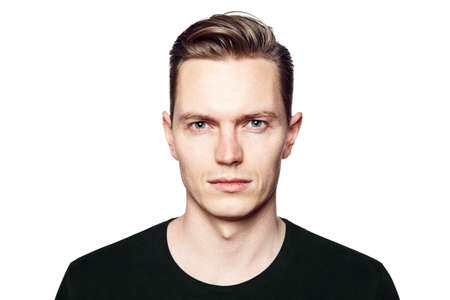
#> input picture Image_Processing_OpenCV/data/male0.jpg, 450 x 300 px
$ jupyter execute face_detection.ipynb   (shell and % lines are left out)
#> lines starting #> are read from the running program, lines starting #| are printed output that depends on the picture; after the words box and inside, x2 and y2 are one past the last pixel; in counts of white or black regions, pixels touching at a corner belong together
[cell 1]
import numpy as np
import cv2
import matplotlib.pyplot as plt

### read image

[cell 2]
img = cv2.imread("data/male0.jpg")
#> img is the input picture: shape (300, 450, 3); mean B, G, R 205.8, 209, 215.1

### Convert into GrayScale

[cell 3]
gray_pic = cv2.cvtColor(img, cv2.COLOR_BGR2GRAY)
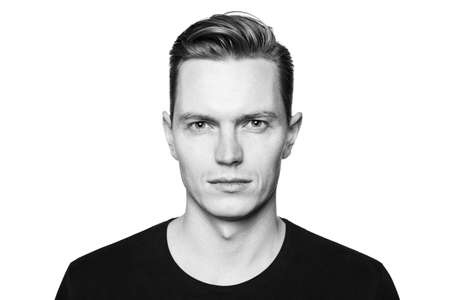
#> gray_pic: shape (300, 450); min 0, max 255, mean 210.4

### Applying haar_cascade Classifiers

[cell 4]
haar = cv2.CascadeClassifier("data/haarcascade_frontalface_default.xml")
faces = haar.detectMultiScale(gray_pic,1.3,5)
#> faces = [[152, 65, 151, 151]]

[cell 5]
faces
#> Out = [[152, 65, 151, 151]]

[cell 6]
cv2.rectangle(img,(152,65),(152+151, 65+151),(0,0,255),5)
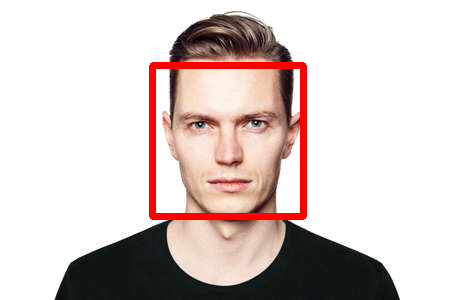
#> img: shape (300, 450, 3); 3.12% of pixels changed, all inside (x1, y1, x2, y2) = (149, 62, 307, 220)
plt.imshow(img)

[cell 7]
cv2.imshow("Face_Detect",img)
cv2.waitKey(0)
cv2.destroyAllWindows()

### Crop the Face

[cell 8]
crop_face = img[65:65+151, 152:152+151]
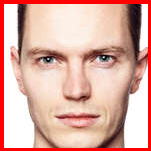
#> crop_face: shape (151, 151, 3); mean B, G, R 162, 173.3, 221.8
plt.imshow(crop_face)

$ run again, with Image_Processing_OpenCV/data/male000.jpg copied over Image_Processing_OpenCV/data/male0.jpg
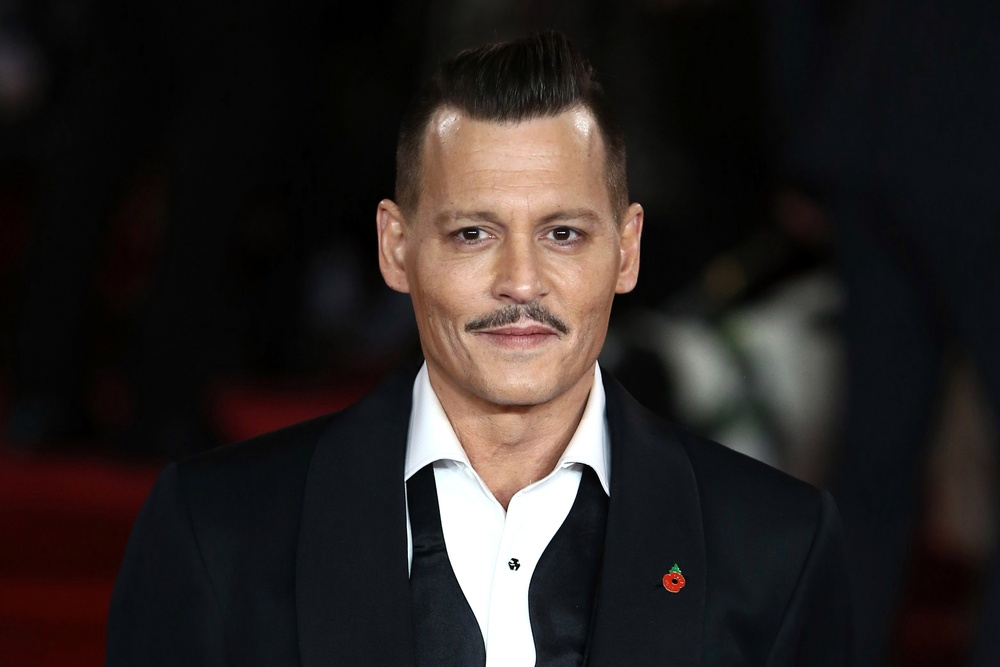
#> input picture Image_Processing_OpenCV/data/male000.jpg, 1000 x 667 px, shrunk from 3123 x 2082 before the run
#> img is the input picture: shape (667, 1000, 3); mean B, G, R 34.7, 36.1, 41.9
#> `gray_pic = cv2.cvtColor(img, cv2.COLOR_BGR2GRAY)`:
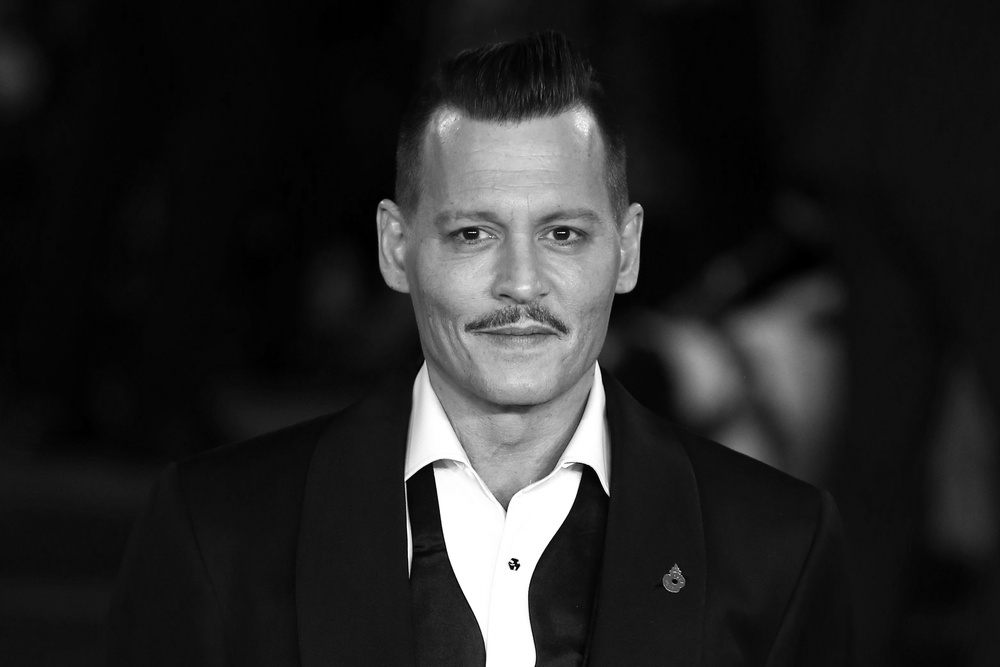
#> gray_pic: shape (667, 1000); min 0, max 255, mean 37.7
#> faces = [[386, 126, 274, 274]]
#> img: shape (667, 1000, 3); 0.63% of pixels changed, all inside (x1, y1, x2, y2) = (149, 62, 307, 220)
#> `crop_face = img[65:65+151, 152:152+151]`:
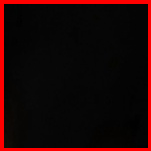
#> crop_face: shape (151, 151, 3); mean B, G, R 4.6, 4.8, 28
